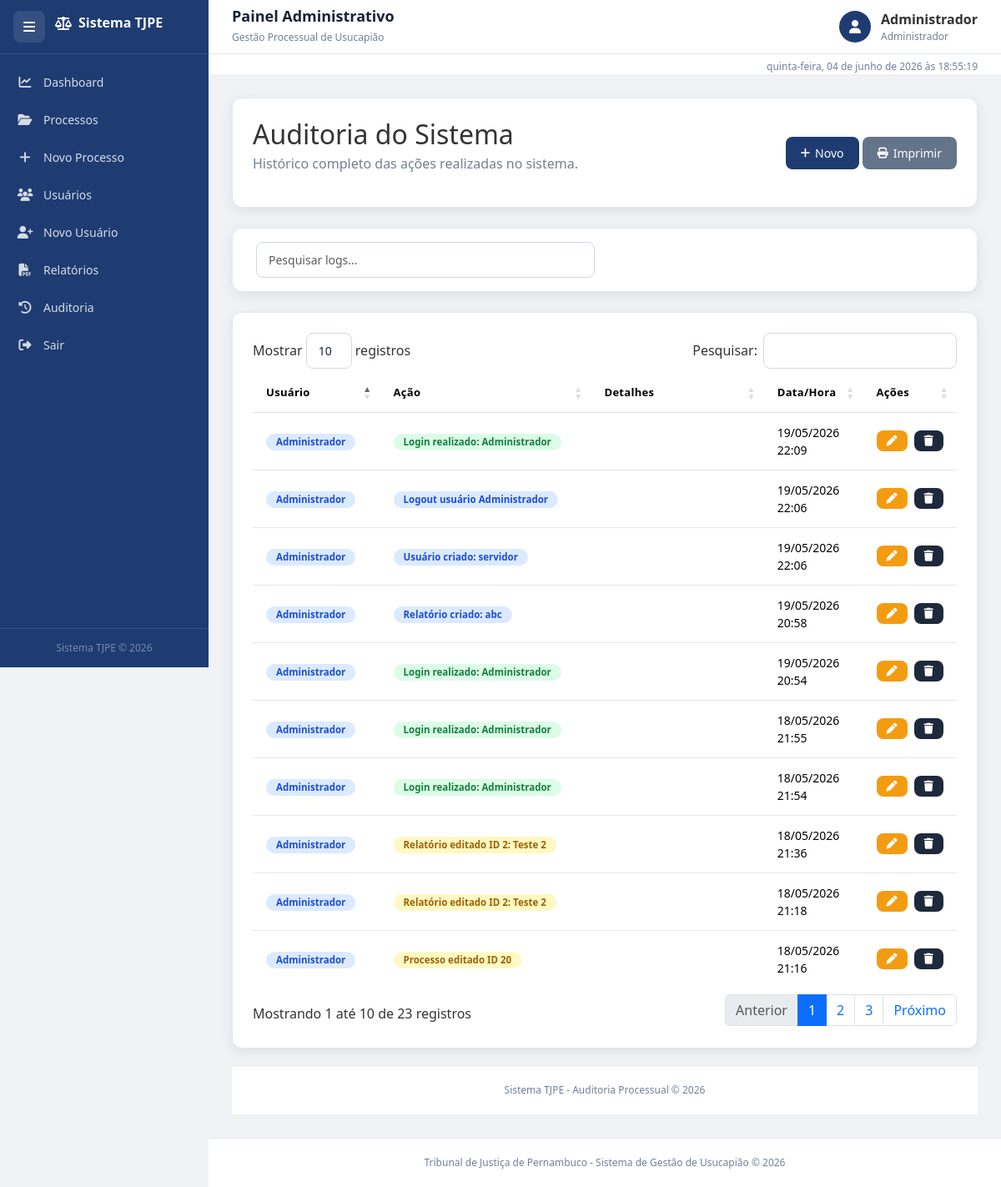
Before: /auditoria (signed in) with the older database file.
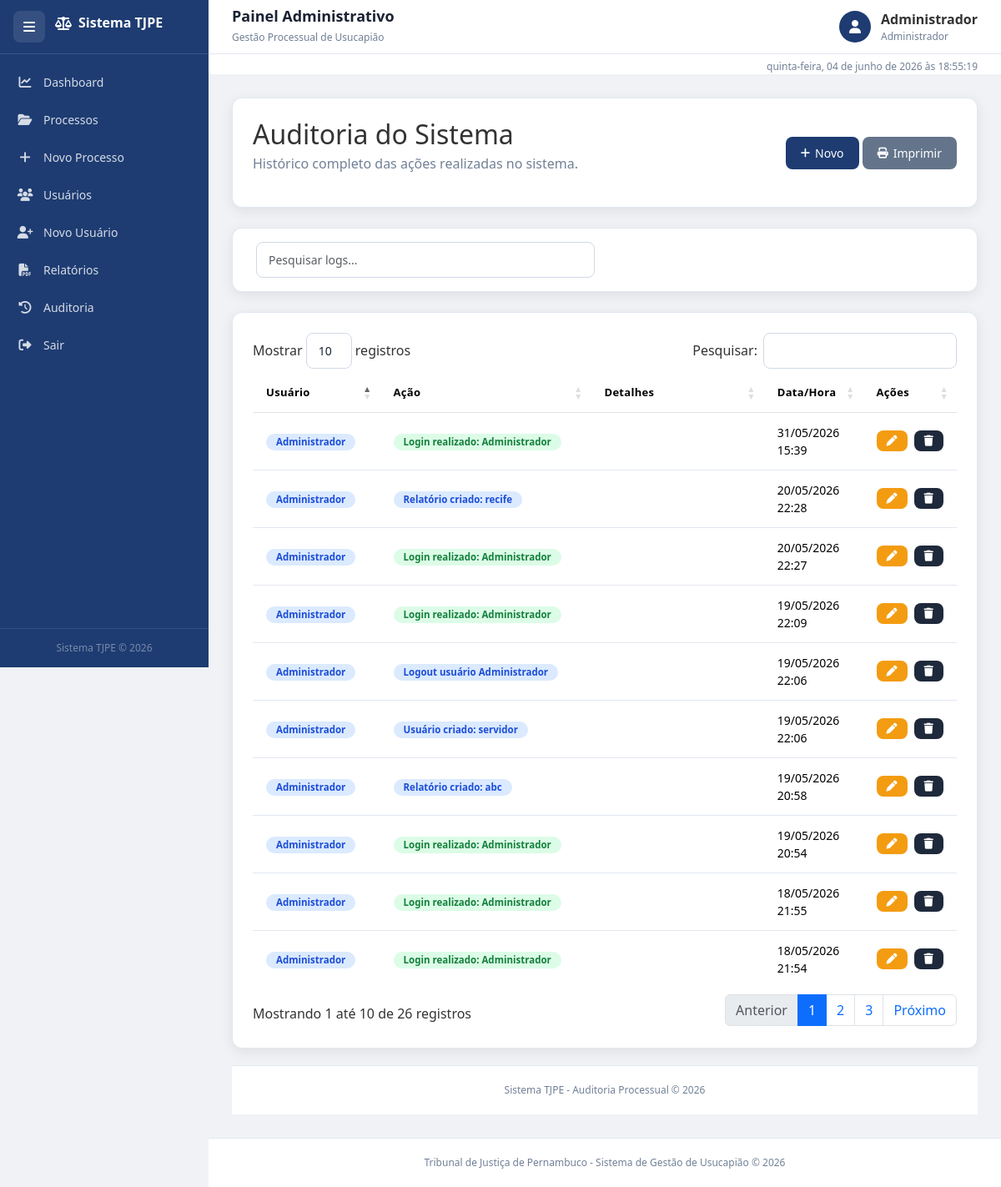
After: the same page with the newer database file.
### tables this page shows
CREATE TABLE auditoria (
        id INTEGER PRIMARY KEY AUTOINCREMENT,
        acao TEXT,
        data TEXT
    , usuario TEXT, detalhes TEXT, data_hora TEXT);

### projeto_tj.py (the view)
@app.route("/auditoria")
@login_required
def auditoria():
    conn = get_db_connection()
    logs = conn.execute(
        """
        SELECT *
        FROM auditoria
        ORDER BY id DESC
        """
    ).fetchall()
    conn.close()
    logs_norm = []
    for l in logs:
        d = dict(l)
        usuario = d.get("usuario") or d.get("user") or "Sistema"
        acao = d.get("acao") or d.get("acao")
        detalhes = d.get("detalhes") or d.get("detalhe") or ""
        data_hora = d.get("data_hora") or d.get("data") or ""
        logs_norm.append({
            "id": d.get("id"),
            "usuario": usuario,
            "acao": acao,
            "detalhes": detalhes,
            "data_hora": data_hora
        })
    return render_template(
        "auditoria.html",
        logs=logs_norm
    )

### projeto_tj.py (called while the page is built, shortened)
def get_db_connection():
    conn = sqlite3.connect(DATABASE)
    conn.row_factory = sqlite3.Row
    return conn

def login_required(f):
    @wraps(f)
    def decorated_function(*args, **kwargs):
        return f(*args, **kwargs)
    return decorated_function

### templates/auditoria.html (shortened to what the changed rows need)
{% extends 'base.html' %}
{% block content %}
<div class="fade-in">
    <div class="card-box mb-4">
        <div class="d-flex justify-content-between align-items-center flex-wrap">
            <div>
                <h2 class="mb-1">
                    Auditoria do Sistema
                </h2>
            </div>
        </div>
    </div>
    <div class="card-box">
        <div class="table-responsive">
            <table
                class="table table-hover align-middle"
                id="tabelaAuditoria"
            >
                <thead>
                    <tr>
                        <th width="20%">
                            Usuário
                        </th>
                        <th width="20%">
                            Ação
                        </th>
                        <th width="40%">
                            Detalhes
                        </th>
                        <th width="15%">
                            Data/Hora
                        </th>
                        <th width="5%">
                            Ações
                        </th>
                    </tr>
                </thead>
                <tbody>
                    {% for l in logs %}
                    <tr>
                        <td>
                            <span class="badge badge-info">
                                {{ l['usuario'] }}
                            </span>
                        </td>
                        <td>
                            {% if "Login" in l['acao'] %}
                                <span class="badge badge-success">
                                    {{ l['acao'] }}
                                </span>
                            {% elif "excluído" in l['acao'] %}
                                <span class="badge badge-danger">
                                    {{ l['acao'] }}
                                </span>
                            {% elif "editado" in l['acao'] %}
                                <span class="badge badge-warning">
                                    {{ l['acao'] }}
                                </span>
                            {% else %}
                                <span class="badge badge-info">
                                    {{ l['acao'] }}
                                </span>
                            {% endif %}
                        </td>
                        <td>
                        </td>
                        <td>
                            {{ l['data_hora'] }}
                        </td>
                        <td>
                            <div class="d-flex gap-2">
                            {% if session.get('perfil') == 'Administrador' %}
                                <a href="{{ url_for('editar_auditoria', id=l['id']) }}" class="btn btn-sm btn-warning">
                                    <i class="fa fa-pen"></i>
                            {% endif %}
                                </a>
                            {% if session.get('perfil') == 'Administrador' %}
                                <a href="{{ url_for('excluir_auditoria', id=l['id']) }}" class="btn btn-sm btn-dark" onclick="return confirm('Confirma exclusão?')">
                            {% endif %}
                                    <i class="fa fa-trash"></i>
                                </a>
                            </div>
                        </td>
                    </tr>
                    {% endfor %}
                </tbody>
            </table>
        </div>
    </div>
</div>
{% endblock %}

Changed rows visible on the page:
no longer on this page (row unchanged): auditoria: usuario "Administrador", acao "Relatório editado ID 2: Teste 2", data_hora "18/05/2026 21:36"
no longer on this page (row unchanged): auditoria: usuario "Administrador", acao "Relatório editado ID 2: Teste 2", data_hora "18/05/2026 21:18"
no longer on this page (row unchanged): auditoria: usuario "Administrador", acao "Processo editado ID 20", data_hora "18/05/2026 21:16"
added auditoria: usuario "Administrador", acao "Login realizado: Administrador", data_hora "31/05/2026 15:39"
added auditoria: usuario "Administrador", acao "Relatório criado: recife", data_hora "20/05/2026 22:28"
added auditoria: usuario "Administrador", acao "Login realizado: Administrador", data_hora "20/05/2026 22:27"
Other visible differences:
text written by a page script: "Mostrar registros Pesquisar: Mostrando 1 até 10 de 23 registros Anterior 1 2 3 Próximo" → "Mostrar registros Pesquisar: Mostrando 1 até 10 de 26 registros Anterior 1 2 3 Próximo"
